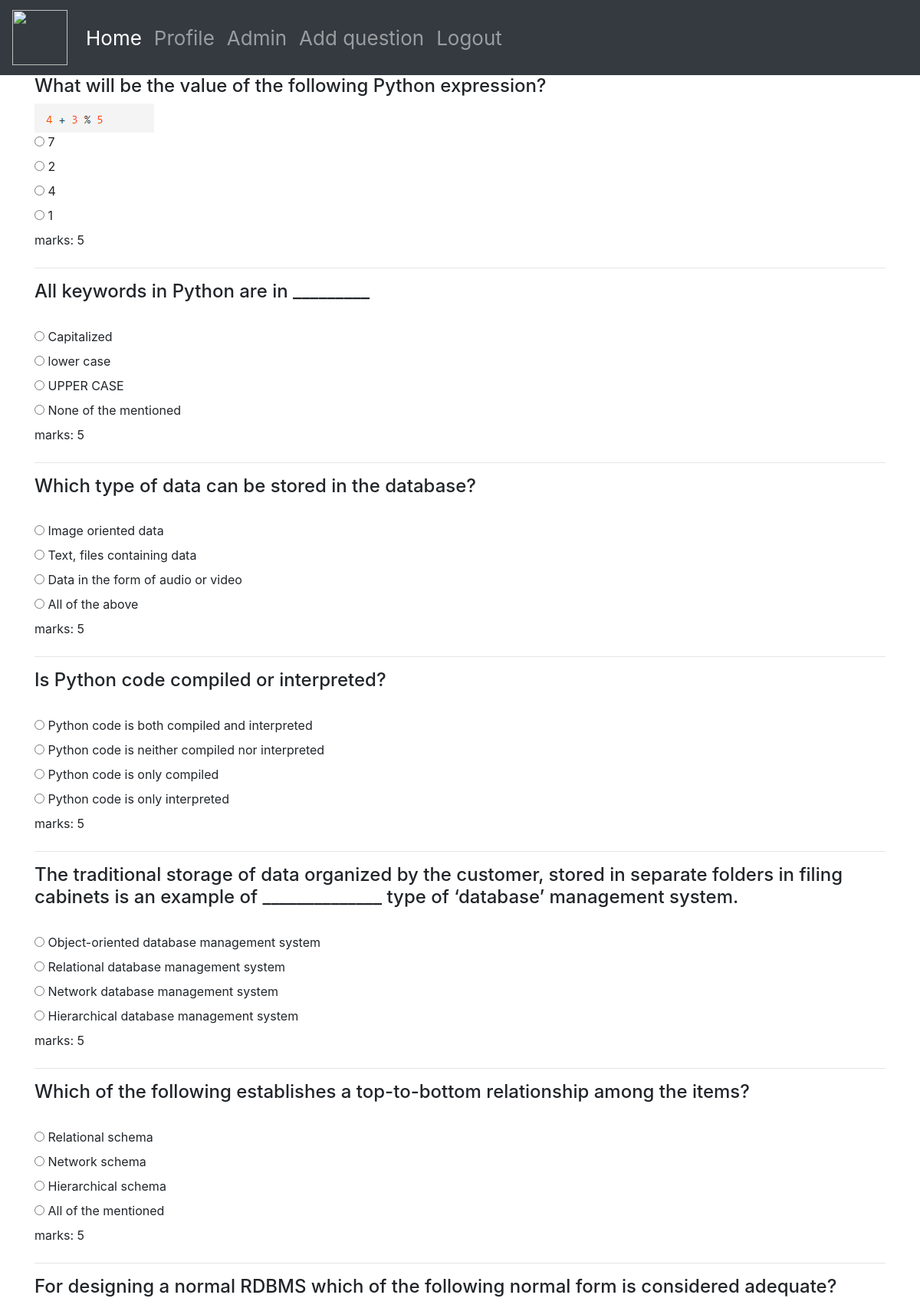
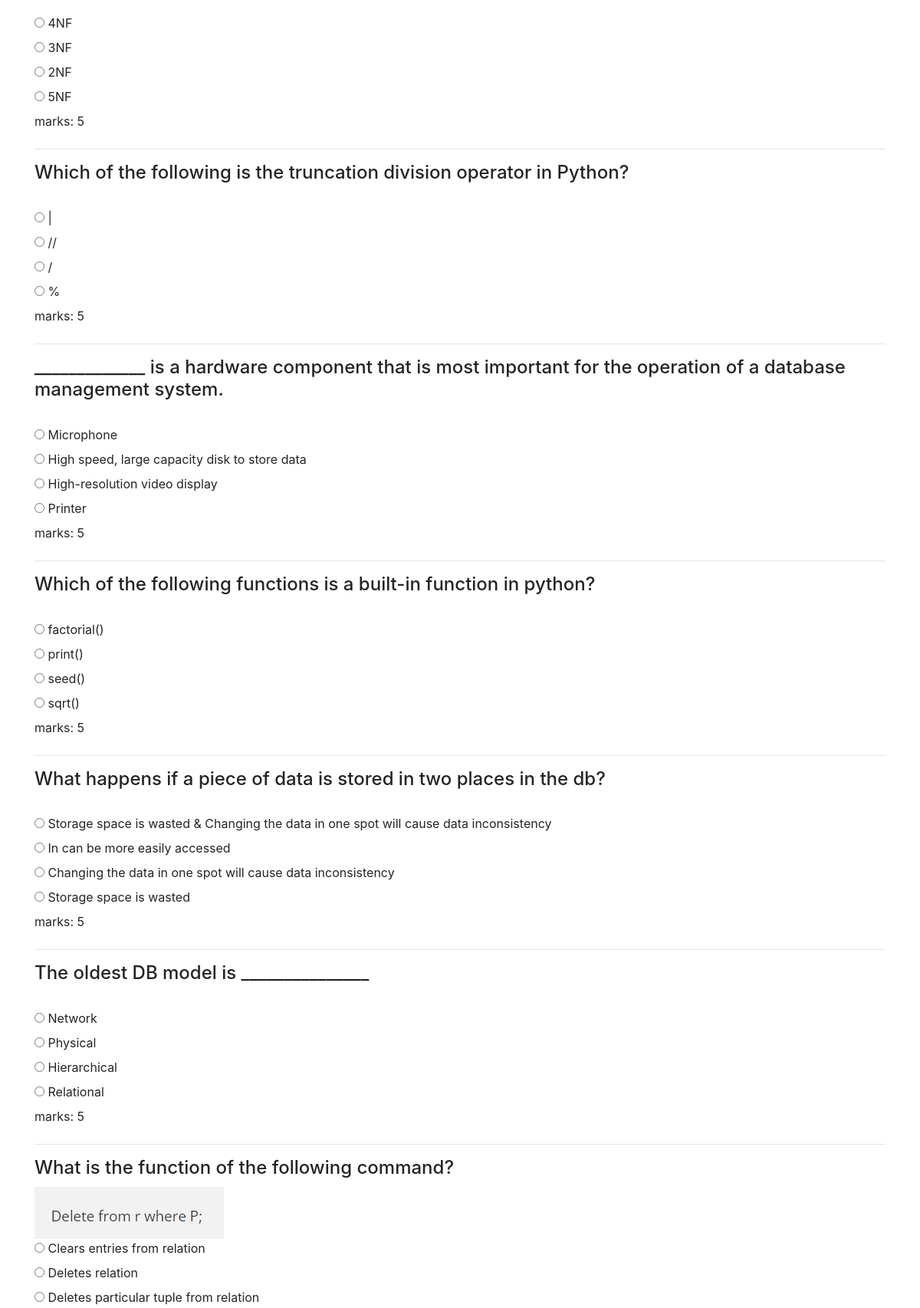
Screenshot of /basic (signed in, upper part) with the database file from the repository (2 pictures, top to bottom).
### home/models.py (models this page shows, shortened)
class QuesModel(models.Model):
    question = models.CharField(max_length=400,null=True)
    desc = models.ImageField(null=True,blank=True,upload_to="images/")
    category = models.CharField(max_length=200,null=True)
    marks = models.IntegerField(default=0)
    op1 = models.CharField(max_length=200,null=True)
    op2 = models.CharField(max_length=200,null=True)
    op3 = models.CharField(max_length=200,null=True)
    op4 = models.CharField(max_length=200,null=True)
    ans = models.CharField(max_length=200,null=True)
    explaination = models.CharField(max_length=400,null=True,default="")
    subject = models.CharField(max_length=200,default="")

### home/views.py (the view, shortened to what this page needs)
# urls.py: path('basic', views.basic, name="basic"),
def basic(request):
    if request.user.is_anonymous:
        return redirect("/login")
    questions_basic = QuesModel.objects.filter(category="basic", marks="5")
    questions_basic = list(questions_basic)
    random.shuffle(questions_basic)
    questions_basic_new = []
    for i in range(0,15):
        questions_basic_new.append(questions_basic[i])
    context = {
        "questions_list_basic":questions_basic_new,
    }
    return render(request, "basic.html",context)

### templates/basic.html (shortened to what this page needs)
{% extends 'navbar.html' %}
{% block body %}
<div class="container">
    <form method="post" action="">
    {%for j in questions_list_basic%}
        <h4>{{j.question}}</h4>
    {%if j.desc%}
        <img src="{{j.desc.url}}">
    {%endif%}
    <br>
    <input type="radio" value="{{j.op1}}" name="answer_basic{{forloop.counter}}">
    <label for="answer_basic{{forloop.counter}}">{{j.op1}}</label>
    <br>
    <input type="radio" value="{{j.op2}}" name="answer_basic{{forloop.counter}}">
    <label for="answer_basic{{forloop.counter}}">{{j.op2}}</label>
    <br>
    <input type="radio" value="{{j.op3}}" name="answer_basic{{forloop.counter}}">
    <label for="answer_basic{{forloop.counter}}">{{j.op3}}</label>
    <br>
    <input type="radio" value="{{j.op4}}" name="answer_basic{{forloop.counter}}">
    <label for="answer_basic{{forloop.counter}}">{{j.op4}}</label>
    <br>
    <label>marks: {{j.marks}}</label>
    <hr>
    {%endfor%}
    </form>
</div>
{% endblock body %}

### rows the page displays
QuesModel: question "What will be the value of the following Python expression?", desc (picture), op1 "7", op2 "2", op3 "4", op4 "1", marks "5"
QuesModel: question "All keywords in Python are in _________", op1 "Capitalized", op2 "lower case", op3 "UPPER CASE", op4 "None of the mentioned", marks "5"
QuesModel: question "Which type of data can be stored in the database?", op1 "Image oriented data", op2 "Text, files containing data", op3 "Data in the form of audio or video", op4 "All of the above", marks "5"
QuesModel: question "Is Python code compiled or interpreted?", op1 "Python code is both compiled and interpreted", op2 "Python code is neither compiled nor interpreted", op3 "Python code is only compiled", op4 "Python code is only interpreted", marks "5"
QuesModel: question "The traditional storage of data organized by the customer, stored in separate folders in filing cabinets is an example of ______________ type of ‘database’ management system.", op1 "Object-oriented database management system", op2 "Relational database management system", op3 "Network database management system", op4 "Hierarchical database management system", marks "5"
QuesModel: question "Which of the following establishes a top-to-bottom relationship among the items?", op1 "Relational schema", op2 "Network schema", op3 "Hierarchical schema", op4 "All of the mentioned", marks "5"
QuesModel: question "For designing a normal RDBMS which of the following normal form is considered adequate?", op1 "4NF", op2 "3NF", op3 "2NF", op4 "5NF", marks "5"
QuesModel: question "Which of the following is the truncation division operator in Python?", op1 "|", op2 "//", op3 "/", op4 "%", marks "5"
QuesModel: question "_____________ is a hardware component that is most important for the operation of a database management system.", op1 "Microphone", op2 "High speed, large capacity disk to store data", op3 "High-resolution video display", op4 "Printer", marks "5"
QuesModel: question "Which of the following functions is a built-in function in python?", op1 "factorial()", op2 "print()", op3 "seed()", op4 "sqrt()", marks "5"
QuesModel: question "What happens if a piece of data is stored in two places in the db?", op1 "Storage space is wasted & Changing the data in one spot will cause data inconsistency", op2 "In can be more easily accessed", op3 "Changing the data in one spot will cause data inconsistency", op4 "Storage space is wasted", marks "5"
QuesModel: question "The oldest DB model is _______________", op1 "Network", op2 "Physical", op3 "Hierarchical", op4 "Relational", marks "5"
QuesModel: question "What is the function of the following command?", desc (picture), op1 "Clears entries from relation", op2 "Deletes relation", op3 "Deletes particular tuple from relation"
